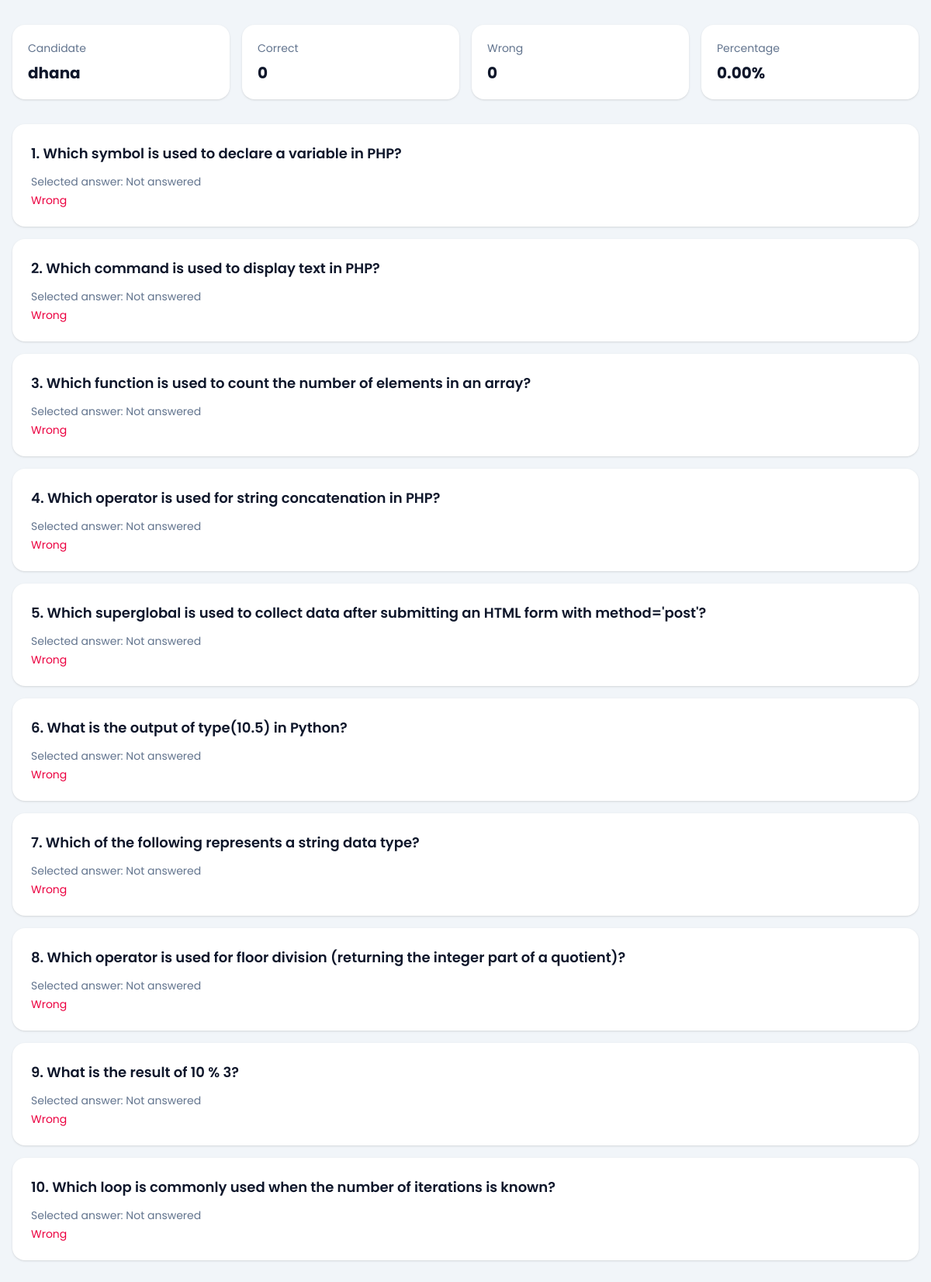
/quiz/attempt/45/result/ (signed in), run on an earlier commit of the app's database.
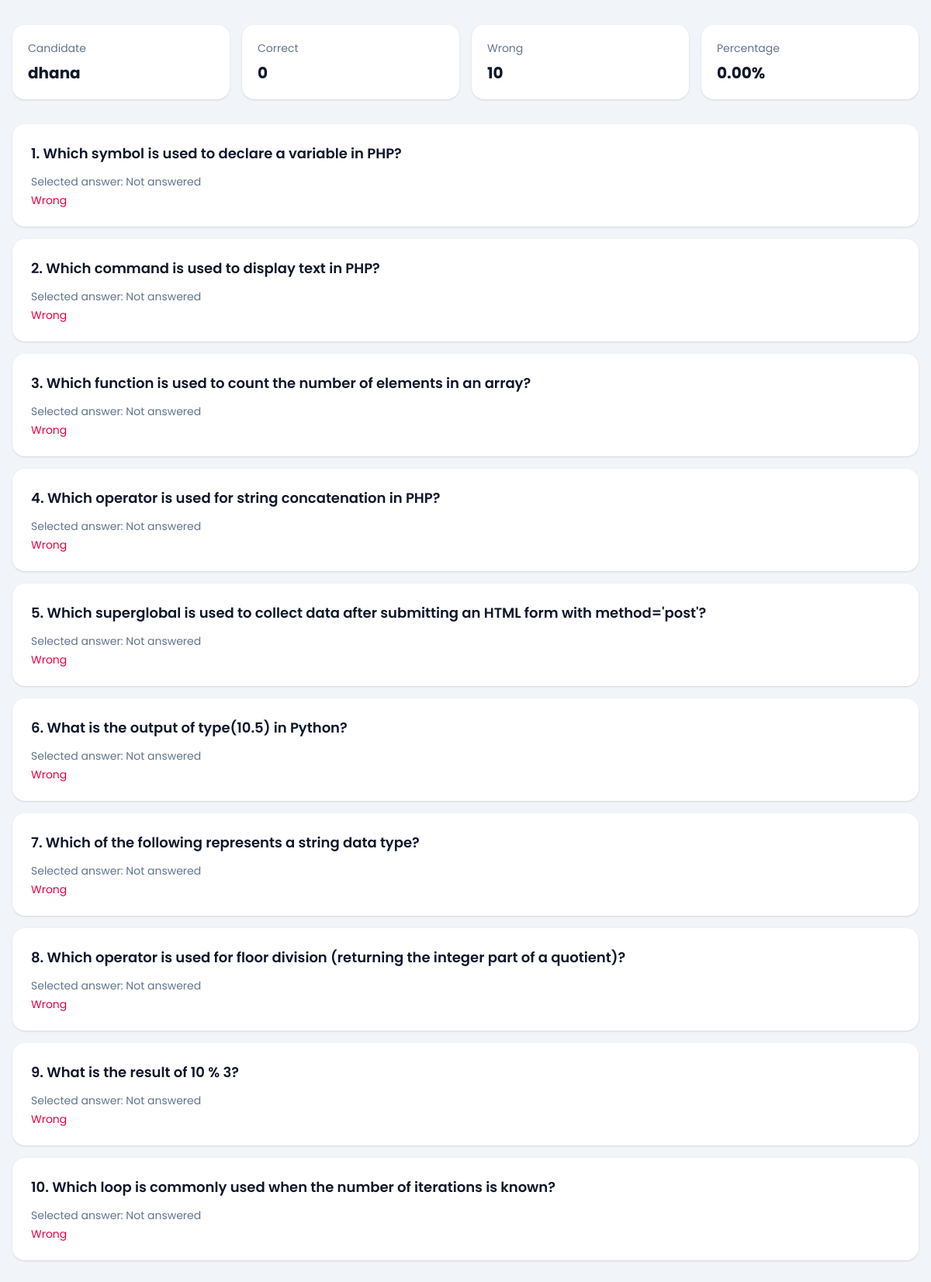
And on a later commit of the database.
### quiz/models.py (models this page shows, shortened)
class CandidateTestAttempt(models.Model):
    SESSION_SINGLE = 'single'
    SESSION_MULTI = 'multi'
    SESSION_CHOICES = [
        (SESSION_SINGLE, 'Single'),
        (SESSION_MULTI, 'Multi'),
    ]
    candidate = models.ForeignKey(Candidate, on_delete=models.CASCADE, related_name='attempts')
    company = models.ForeignKey(Company, on_delete=models.CASCADE, related_name='attempts')
    session_type = models.CharField(max_length=10, choices=SESSION_CHOICES)
    level = models.CharField(max_length=20)
    question_count = models.PositiveIntegerField()
    duration_minutes = models.PositiveIntegerField()
    selected_subjects = models.JSONField(default=list, blank=True)
    selected_sub_titles = models.JSONField(default=list, blank=True)
    answers_json = models.JSONField(default=list, blank=True)
    correct_count = models.PositiveIntegerField(default=0)
    wrong_count = models.PositiveIntegerField(default=0)
    percentage = models.DecimalField(max_digits=5, decimal_places=2, default=0)
    started_at = models.DateTimeField(blank=True, null=True)
    submitted_at = models.DateTimeField(blank=True, null=True)
    is_submitted = models.BooleanField(default=False)
    is_paused = models.BooleanField(default=False)
    paused_at = models.DateTimeField(blank=True, null=True)
    total_paused_seconds = models.PositiveIntegerField(default=0)
    tab_switch_count = models.PositiveIntegerField(default=0)
    warning_count = models.PositiveIntegerField(default=0)
    last_violation_at = models.DateTimeField(blank=True, null=True)
    violation_log_json = models.JSONField(default=list, blank=True)
    created_at = models.DateTimeField(auto_now_add=True)
    class Meta:
        ordering = ['-created_at']

class Candidate(models.Model):
    name = models.CharField(max_length=150)
    email = models.EmailField()
    designation_tech = models.CharField(max_length=150)
    created_at = models.DateTimeField(auto_now_add=True)
    class Meta:
        ordering = ['name']

### quiz/views.py (the view)
# urls.py: path('attempt/<int:attempt_id>/result/', views.test_result, name='result'),
@company_login_required
def test_result(request, attempt_id):
    attempt = get_object_or_404(
        CandidateTestAttempt.objects.select_related('candidate', 'company'),
        pk=attempt_id,
        company=request.company,
    )
    answer_rows = attempt.answers_json or []
    question_ids = [row['question_id'] for row in answer_rows]
    question_map = {
        question.id: question
        for question in Quiz.objects.filter(id__in=question_ids, test_subject__company=request.company)
    }
    results = []
    for row in answer_rows:
        question = question_map.get(row['question_id'])
        if not question:
            continue
        selected_answer = row.get('selected_answer')
        results.append(
            {
                'question': question,
                'selected_answer': selected_answer,
                'is_correct': selected_answer == question.correct_answer,
            }
        )
    return render(request, 'quiz/result.html', {'attempt': attempt, 'results': results})

### dashboard/views.py (called while the page is built)
def get_logged_in_company(request):
    company_id = request.session.get('company_id')
    if not company_id:
        return None
    return Company.objects.filter(id=company_id, is_active=True).first()

def company_login_required(view_func):
    @wraps(view_func)
    def wrapper(request, *args, **kwargs):
        company = get_logged_in_company(request)
        if not company:
            return redirect(f"{reverse('dashboard:login')}?next={request.path}")
        request.company = company
        return view_func(request, *args, **kwargs)
    return wrapper

### templates/quiz/result.html (shortened to what this page needs)
{% extends "base.html" %}
{% block content %}
<section class="grid gap-4 md:grid-cols-4">
    <div class="rounded-2xl bg-white p-5 shadow-sm">
        <p class="text-sm text-slate-500">Candidate</p>
        <p class="mt-2 text-xl font-bold">{{ attempt.candidate.name }}</p>
    </div>
    <div class="rounded-2xl bg-white p-5 shadow-sm">
        <p class="text-sm text-slate-500">Correct</p>
        <p class="mt-2 text-xl font-bold">{{ attempt.correct_count }}</p>
    </div>
    <div class="rounded-2xl bg-white p-5 shadow-sm">
        <p class="text-sm text-slate-500">Wrong</p>
        <p class="mt-2 text-xl font-bold">{{ attempt.wrong_count }}</p>
    </div>
    <div class="rounded-2xl bg-white p-5 shadow-sm">
        <p class="text-sm text-slate-500">Percentage</p>
        <p class="mt-2 text-xl font-bold">{{ attempt.percentage }}%</p>
    </div>
</section>
<section class="mt-8 space-y-4">
    {% for row in results %}
        <div class="rounded-2xl bg-white p-6 shadow-sm">
            <h2 class="text-lg font-semibold">{{ forloop.counter }}. {{ row.question.question }}</h2>
            <p class="mt-3 text-sm text-slate-500">Selected answer: {{ row.selected_answer|default:"Not answered" }}</p>
            <p class="mt-1 text-sm {% if row.is_correct %}text-emerald-600{% else %}text-rose-600{% endif %}">
                {% if row.is_correct %}Correct{% else %}Wrong{% endif %}
            </p>
        </div>
    {% empty %}
        <div class="rounded-2xl bg-white p-6 shadow-sm text-slate-500">
            No answers recorded.
        </div>
    {% endfor %}
</section>
{% endblock %}

What changed in the data, as far as the page shows it:
changed CandidateTestAttempt "dhana": wrong_count "0" → "10"
